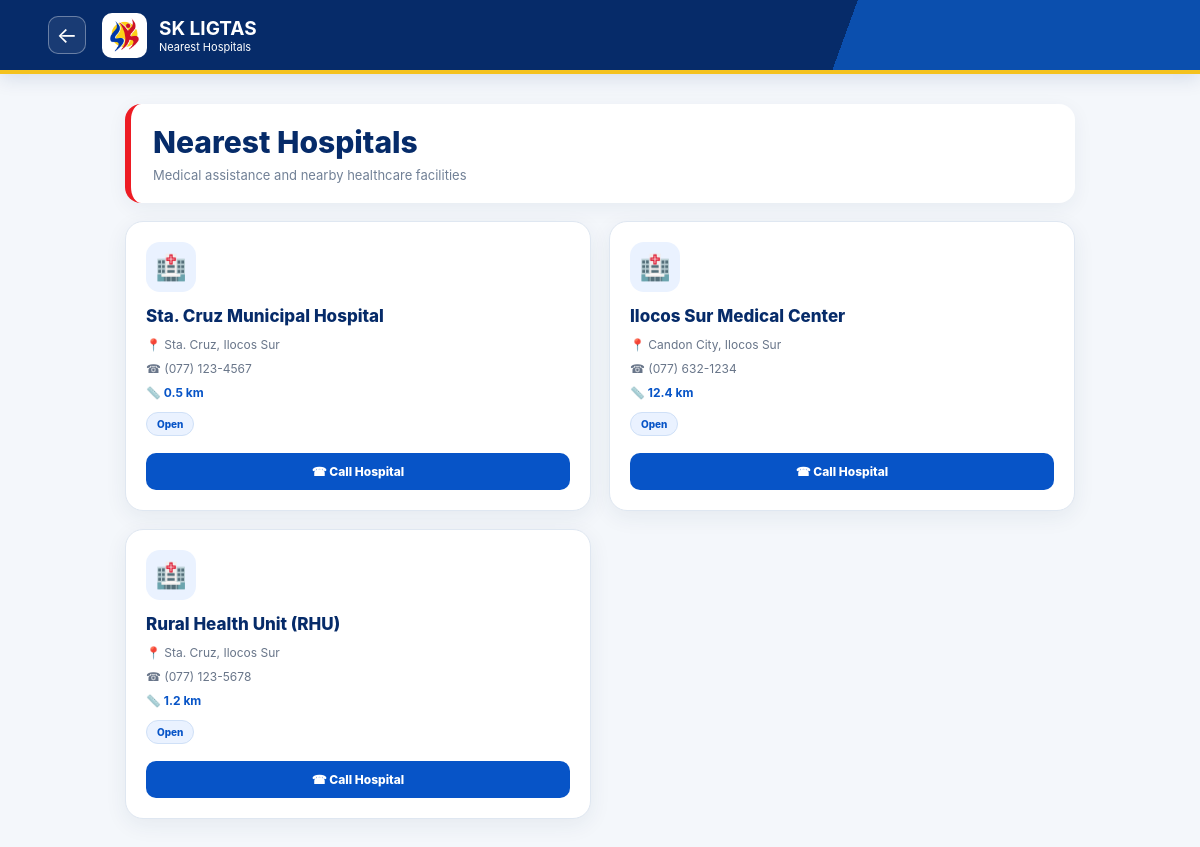
The page /pages/hospitals.php on the database its author committed.
### tables this page shows
CREATE TABLE IF NOT EXISTS hospitals (
    id INT AUTO_INCREMENT PRIMARY KEY,
    name VARCHAR(200) NOT NULL,
    location VARCHAR(255) NOT NULL,
    phone VARCHAR(50) NOT NULL,
    distance VARCHAR(50) DEFAULT '',
    status VARCHAR(50) DEFAULT 'Open',
    created_at TIMESTAMP DEFAULT CURRENT_TIMESTAMP
);

### pages/hospitals.php (the view, shortened to what this page needs)
<?php
require_once __DIR__ . '/../api/config.php';
$items = [];
$db_error = '';
try {
    $columnsStmt = $pdo->query("SHOW COLUMNS FROM hospitals");
    $columns = $columnsStmt->fetchAll(PDO::FETCH_COLUMN);
    $nameColumn = in_array('name', $columns)
        ? 'name'
        : (in_array('hospital_name', $columns) ? 'hospital_name' : null);
    $locationColumn = in_array('location', $columns)
        ? 'location'
        : (in_array('address', $columns) ? 'address' : null);
    $phoneColumn = in_array('phone', $columns)
        ? 'phone'
        : (in_array('contact', $columns)
            ? 'contact'
            : (in_array('telephone', $columns) ? 'telephone' : null));
    $distanceColumn = in_array('distance', $columns)
        ? 'distance'
        : (in_array('distance_km', $columns) ? 'distance_km' : null);
    $statusColumn = in_array('status', $columns)
        ? 'status'
        : (in_array('availability', $columns) ? 'availability' : null);
    $select = [
        "id",
        "`$nameColumn` AS hospital_name"
    ];
    if ($locationColumn) {
        $select[] = "`$locationColumn` AS hospital_location";
    } else {
        $select[] = "'' AS hospital_location";
    }
    if ($phoneColumn) {
        $select[] = "`$phoneColumn` AS hospital_phone";
    } else {
        $select[] = "'' AS hospital_phone";
    }
    if ($distanceColumn) {
        $select[] = "`$distanceColumn` AS hospital_distance";
    } else {
        $select[] = "'' AS hospital_distance";
    }
    if ($statusColumn) {
        $select[] = "`$statusColumn` AS hospital_status";
    } else {
        $select[] = "'Open' AS hospital_status";
    }
    $sql = "SELECT " . implode(", ", $select) . " FROM hospitals ORDER BY id ASC";
    $stmt = $pdo->query($sql);
    $items = $stmt->fetchAll(PDO::FETCH_ASSOC);
} catch (Throwable $e) {
    $db_error = $e->getMessage();
}
?>
<!DOCTYPE html>
<html lang="en">
<head>
    <link rel="stylesheet" href="../assets/style.css">
</head>
<body>
<header class="header">
    <div class="brand">
        <a href="../index.php" class="back-link" aria-label="Back to home">←</a>
        <div class="shield"><img src="../asset/sk-logo.png" alt="SK LIGTAS Logo"></div>
        <div>
            <strong>SK LIGTAS</strong>
            <span>Nearest Hospitals</span>
        </div>
    </div>
</header>
<main>
    <section class="hospital-page">
        <div class="hospital-header">
            <h1>Nearest Hospitals</h1>
            <p>Medical assistance and nearby healthcare facilities</p>
        </div>
        <?php if ($db_error !== ''): ?>
            <div class="database-error">
                <strong>Unable to load hospitals.</strong>
                <small><?= htmlspecialchars($db_error) ?></small>
            </div>
        <?php else: ?>
            <div class="hospital-grid">
                <?php foreach ($items as $hospital): ?>
                    <?php
                    $name = $hospital['hospital_name'] ?? 'Unnamed Hospital';
                    $location = $hospital['hospital_location'] ?? 'Location unavailable';
                    $phone = $hospital['hospital_phone'] ?? '';
                    $distance = $hospital['hospital_distance'] ?? '';
                    $status = $hospital['hospital_status'] ?? 'Open';
                    ?>
                    <article class="hospital-card">
                        <div class="hospital-icon">
                            🏥
                        </div>
                        <h2>
                            <?= htmlspecialchars($name) ?>
                        </h2>
                        <div class="hospital-info">
                            <div class="hospital-location">
                                📍 <?= htmlspecialchars($location) ?>
                            </div>
                            <?php if ($phone !== ''): ?>
                                <div class="hospital-phone">
                                    ☎ <?= htmlspecialchars($phone) ?>
                                </div>
                            <?php endif; ?>
                            <?php if ($distance !== ''): ?>
                                <div class="hospital-distance">
                                    📏 <?= htmlspecialchars($distance) ?>
                                </div>
                            <?php endif; ?>
                        </div>
                        <span class="hospital-status">
                            <?= htmlspecialchars($status) ?>
                        </span>
                        <?php if ($phone !== ''): ?>
                            <div class="hospital-call">
                                <a href="tel:<?= htmlspecialchars($phone) ?>">
                                    ☎ Call Hospital
                                </a>
                            </div>
                        <?php endif; ?>
                    </article>
                <?php endforeach; ?>
            </div>
        <?php endif; ?>
    </section>
</main>
</body>
</html>

### assets/style.css (style rules this page uses)
* { box-sizing:border-box }
html { scroll-behavior:smooth }
body { margin:0;font-family:Inter,Arial,sans-serif;background:#f4f7fb;color:#152238 }
a { text-decoration:none;color:inherit }
.header { position:sticky;top:0;z-index:1000;background:#fff;border-bottom:1px solid #e5e9ef;min-height:74px;padding:12px 4%;display:flex;align-items:center;justify-content:space-between;gap:20px }
.brand { display:flex;align-items:center;gap:12px }
.brand>div:last-child { display:flex;flex-direction:column }
.brand strong { font-size:19px;color:#073b8f }
.brand span { font-size:11px;color:#657185 }
.shield { width:45px;height:45px;border-radius:13px;background:#fff;display:grid!important;place-items:center;overflow:hidden;padding:3px }
.shield img { width:100%;height:100%;object-fit:contain;display:block }
.back-link { color:#0754c7;font-size:22px;margin-right:2px }
:root { --pdf-navy:#062b69;--pdf-red:#ed1c24;--pdf-yellow:#f4c21f }
body { background-color:#f7f8fa;background-image:linear-gradient(rgba(6,43,105,.025) 1px,transparent 1px),linear-gradient(90deg,rgba(6,43,105,.025) 1px,transparent 1px);background-size:22px 22px }
.header { border-bottom-color:#d8dee8 }

### pages/hospitals.php (style rules this page uses)
.hospital-page { width: min(950px, 92%); margin: 30px auto 60px; }
.hospital-header { margin-bottom: 25px; }
.hospital-header h1 { margin: 0; color: #152238; font-size: 30px; font-weight: 800; }
.hospital-header p { margin: 7px 0 0; color: #7b8493; font-size: 13px; }
.hospital-grid { display: grid; grid-template-columns: repeat(2, 1fr); gap: 18px; }
.hospital-card { background: #ffffff; border: 1px solid #e2e7ee; border-radius: 18px; padding: 20px; box-shadow: 0 6px 22px rgba(24, 56, 92, 0.06); min-height: 230px; display: flex; flex-direction: column; transition: transform 0.2s ease, box-shadow 0.2s ease; }
.hospital-icon { width: 50px; height: 50px; border-radius: 14px; background: #eaf2ff; display: flex; align-items: center; justify-content: center; font-size: 25px; margin-bottom: 14px; }
.hospital-card h2 { margin: 0; color: #152238; font-size: 17px; font-weight: 800; }
.hospital-info { margin-top: 10px; display: flex; flex-direction: column; gap: 6px; }
.hospital-location, .hospital-phone, .hospital-distance { color: #687589; font-size: 12px; line-height: 1.5; }
.hospital-distance { color: #0754c7; font-weight: 700; }
.hospital-status { display: inline-block; width: fit-content; margin-top: 10px; padding: 5px 10px; border-radius: 20px; background: #dcf8e6; color: #18743c; font-size: 10px; font-weight: 800; }
.hospital-call { margin-top: auto; padding-top: 17px; }
.hospital-call a { display: block; text-align: center; text-decoration: none; background: #0754c7; color: white; padding: 11px; border-radius: 10px; font-size: 12px; font-weight: 800; transition: background 0.2s ease; }
:root { --sk-navy:#062b69;--sk-blue:#0754c7;--sk-red:#ed1c24;--sk-yellow:#f4c21f;--sk-bg:#f4f7fb;--sk-border:#dfe7f1 }
body { background:var(--sk-bg)!important;color:#142b49 }
.header { background:linear-gradient(110deg,var(--sk-navy) 0 70%,#0b4fae 70% 100%)!important;color:#fff!important;border-bottom:4px solid var(--sk-yellow)!important;box-shadow:0 5px 18px rgba(6,43,105,.12) }
.header .brand strong,.header .brand span { color:#fff!important }
.header .back-link { color:#fff!important;width:38px;height:38px;border:1px solid rgba(255,255,255,.35);border-radius:10px;display:grid;place-items:center;margin-right:4px;background:rgba(255,255,255,.08) }
.header .shield { background:#fff!important;color:var(--sk-red)!important;border-radius:10px!important }
.page-shell,.hospital-page,.evac-page { margin-top:30px!important }
.section-title,.hospital-header,.evac-header { background:#fff;border-left:6px solid var(--sk-red);border-radius:16px;padding:20px 22px;box-shadow:0 5px 20px rgba(24,56,92,.06);margin-bottom:18px!important }
.section-title h1,.hospital-header h1,.evac-header h1 { color:var(--sk-navy)!important }
.section-title p,.hospital-header p,.evac-header p { color:#718096!important }
.tile,.hospital-card,.evac-list,.empty-message,.empty { border-color:var(--sk-border)!important;box-shadow:0 6px 22px rgba(24,56,92,.07)!important }
.tile-icon,.hospital-icon,.evac-icon { background:#eaf2ff!important;color:var(--sk-blue)!important }
.tile b,.hospital-card h2,.evac-info h2 { color:var(--sk-navy)!important }
.tile>a,.hospital-call a { background:var(--sk-blue)!important }
.hospital-status,.evac-status { background:#eaf2ff!important;color:var(--sk-blue)!important;border:1px solid #cfe0f7 }

### rows shown on the page
hospitals: name "Sta. Cruz Municipal Hospital", location "Sta. Cruz, Ilocos Sur", phone "(077) 123-4567", distance "0.5 km", status "Open"
hospitals: name "Ilocos Sur Medical Center", location "Candon City, Ilocos Sur", phone "(077) 632-1234", distance "12.4 km", status "Open"
hospitals: name "Rural Health Unit (RHU)", location "Sta. Cruz, Ilocos Sur", phone "(077) 123-5678", distance "1.2 km", status "Open"
